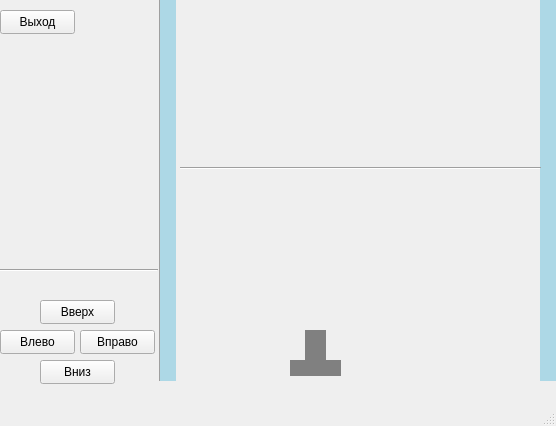
<?xml version="1.0" encoding="UTF-8"?>
<ui version="4.0">
 <class>MainWindow</class>
 <widget class="QMainWindow" name="MainWindow">
  <property name="geometry">
   <rect>
    <x>0</x>
    <y>0</y>
    <width>556</width>
    <height>426</height>
   </rect>
  </property>
  <property name="windowTitle">
   <string>MainWindow</string>
  </property>
  <widget class="QWidget" name="centralwidget">
   <widget class="QPushButton" name="pushButton">
    <property name="geometry">
     <rect>
      <x>0</x>
      <y>330</y>
      <width>75</width>
      <height>24</height>
     </rect>
    </property>
    <property name="text">
     <string>Влево</string>
    </property>
   </widget>
   <widget class="QPushButton" name="pushButton_2">
    <property name="geometry">
     <rect>
      <x>40</x>
      <y>300</y>
      <width>75</width>
      <height>24</height>
     </rect>
    </property>
    <property name="text">
     <string>Вверх</string>
    </property>
   </widget>
   <widget class="QPushButton" name="pushButton_3">
    <property name="geometry">
     <rect>
      <x>80</x>
      <y>330</y>
      <width>75</width>
      <height>24</height>
     </rect>
    </property>
    <property name="text">
     <string>Вправо</string>
    </property>
   </widget>
   <widget class="QPushButton" name="pushButton_4">
    <property name="geometry">
     <rect>
      <x>0</x>
      <y>10</y>
      <width>75</width>
      <height>24</height>
     </rect>
    </property>
    <property name="text">
     <string>Выход</string>
    </property>
   </widget>
   <widget class="QPushButton" name="pushButton_5">
    <property name="geometry">
     <rect>
      <x>40</x>
      <y>360</y>
      <width>75</width>
      <height>24</height>
     </rect>
    </property>
    <property name="text">
     <string>Вниз</string>
    </property>
   </widget>
   <widget class="QLabel" name="label">
    <property name="geometry">
     <rect>
      <x>305</x>
      <y>330</y>
      <width>21</width>
      <height>41</height>
     </rect>
    </property>
    <property name="styleSheet">
     <string notr="true">background-color: grey</string>
    </property>
    <property name="text">
     <string>  </string>
    </property>
   </widget>
   <widget class="Line" name="line">
    <property name="geometry">
     <rect>
      <x>150</x>
      <y>-60</y>
      <width>20</width>
      <height>441</height>
     </rect>
    </property>
    <property name="orientation">
     <enum>Qt::Vertical</enum>
    </property>
   </widget>
   <widget class="Line" name="line_2">
    <property name="geometry">
     <rect>
      <x>-3</x>
      <y>260</y>
      <width>161</width>
      <height>20</height>
     </rect>
    </property>
    <property name="orientation">
     <enum>Qt::Horizontal</enum>
    </property>
   </widget>
   <widget class="QLabel" name="label_2">
    <property name="geometry">
     <rect>
      <x>290</x>
      <y>360</y>
      <width>51</width>
      <height>16</height>
     </rect>
    </property>
    <property name="styleSheet">
     <string notr="true">background-color: grey</string>
    </property>
    <property name="text">
     <string/>
    </property>
   </widget>
   <widget class="QLabel" name="label_3">
    <property name="geometry">
     <rect>
      <x>160</x>
      <y>0</y>
      <width>16</width>
      <height>381</height>
     </rect>
    </property>
    <property name="styleSheet">
     <string notr="true">background-color: lightblue</string>
    </property>
    <property name="text">
     <string/>
    </property>
   </widget>
   <widget class="QLabel" name="label_4">
    <property name="geometry">
     <rect>
      <x>540</x>
      <y>0</y>
      <width>20</width>
      <height>381</height>
     </rect>
    </property>
    <property name="styleSheet">
     <string notr="true">background-color: lightblue</string>
    </property>
    <property name="text">
     <string/>
    </property>
   </widget>
   <widget class="Line" name="line_3">
    <property name="geometry">
     <rect>
      <x>180</x>
      <y>160</y>
      <width>361</width>
      <height>16</height>
     </rect>
    </property>
    <property name="orientation">
     <enum>Qt::Horizontal</enum>
    </property>
   </widget>
  </widget>
  <widget class="QMenuBar" name="menubar">
   <property name="geometry">
    <rect>
     <x>0</x>
     <y>0</y>
     <width>556</width>
     <height>22</height>
    </rect>
   </property>
  </widget>
  <widget class="QStatusBar" name="statusbar"/>
 </widget>
 <resources/>
 <connections>
  <connection>
   <sender>pushButton_4</sender>
   <signal>clicked()</signal>
   <receiver>MainWindow</receiver>
   <slot>close()</slot>
   <hints>
    <hint type="sourcelabel">
     <x>535</x>
     <y>51</y>
    </hint>
    <hint type="destinationlabel">
     <x>533</x>
     <y>81</y>
    </hint>
   </hints>
  </connection>
 </connections>
</ui>
